Frame 1 (no input): blank canvas, image omitted
Frame 60 (the mouse pressed at the canvas centre just before this capture): blank canvas, image omitted
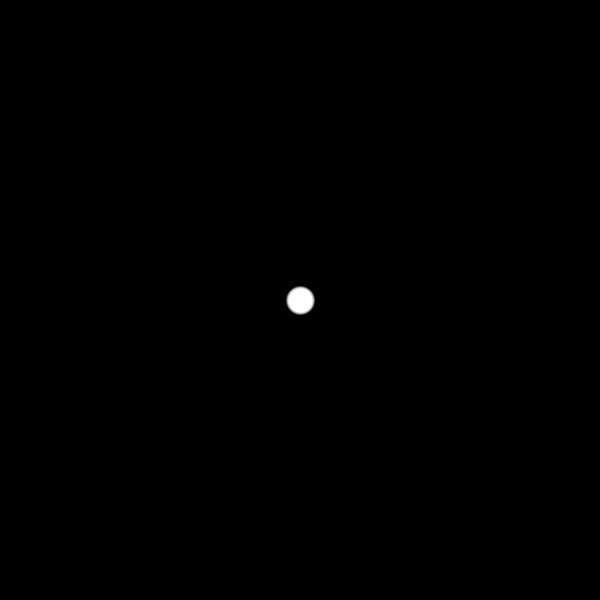
Frame 120 (the mouse held since frame 60 and released just before this capture)

The Processing sketch whose frames 1 and 60 were blank and that drew this single picture after the mouse press (run headless with seeded random() and noise(); from frame 60 on, the mouse is pressed at the canvas centre):

// Processing sketch: black_holes
// ── black_holes.pde
//SOURCE CODE: https://processing.org/examples/brightness.html

int count = 0;
boolean display = false;

float xCoord = random(600);
float yCoord = random(600);
float blackHoleSize = 200;


void setup() {
  size(600, 600);
  frameRate(30);
  smooth();
  background(0);
}

void draw(){
  loadPixels();

  if (display == true){
    if (blackHoleSize > 1){
      for (int x = 0; x < width; x++) {
      for (int y = 0; y < height; y++ ) {
          int loc = x + y * width;
          float r;
          r = red (pixels[loc]);
    
          // Calculate an amount to change brightness based on proximity to the mouse
          float d = dist(x, y, xCoord, yCoord);
          float adjustbrightness = 255*(blackHoleSize-d)/blackHoleSize;
          r += adjustbrightness;
          
          // Constrain RGB to make sure they are within 0-255 color range
          r = constrain(r, 0, 255);
    
          // Make a new color and set pixel in the window
          color c = color(r);
          pixels[y*width + x] = c;
      }
      }
  
    updatePixels();
    count += 1;
    blackHoleSize = blackHoleSize/1.05;
    } else{
      background(0);
      count = 0;
      blackHoleSize = 200;
      display = false;
    }
  }
}


void mousePressed(){
  display = true;
  xCoord = mouseX;
  yCoord = mouseY;
}

// ── blackHoles.pde
class Sprite {
  float x = width/2;
  float y = height/2;
  float spriteW = 0;
  float spriteH = spriteW;
  float size = 0;
  boolean display = true;
  int count = 0;


  Sprite(float xinit, float yinit, float size) {
    x = xinit;
    y = yinit;
    spriteW = size;
    spriteH = spriteW;
  }

  void displayBlackHole(float mouseX, float mouseY, float size) {
    //if (display == true){
    if (size > 1){
      for (int x = 0; x < width; x++) {
      for (int y = 0; y < height; y++ ) {
          int loc = x + y * width;
          float r;
          r = red (pixels[loc]);
    
          // Calculate an amount to change brightness based on proximity to the mouse
          float d = dist(x, y, mouseX, mouseY);
          float adjustbrightness = 255*(blackHoleSize-d)/blackHoleSize;
          r += adjustbrightness;
          
          // Constrain RGB to make sure they are within 0-255 color range
          r = constrain(r, 0, 255);
    
          // Make a new color and set pixel in the window
          color c = color(r);
          pixels[y*width + x] = c;
      }
      }
      updatePixels();
    }
    //}
  }
    
  void updateBlackHole(){
    count += 1;
    size = size/1.25;
    if (size < 1){
      background(0);
      count = 0;
      size = 200;
      display = false;
    }
  }
  
  void mousePressed(){
    display = true;
  }

  float getx() {
    return(x);
  }

  float gety() {
    return(y);
  }

  boolean checkBoundingBox(float mx, float my) {
    if (((mx < (x + spriteW/2)) && (mx > (x - spriteW/2))) && ((my < (y + spriteH/2)) && (my > (y - spriteH/2)))) {
      return(true);
    }
    return(false);
  }
  

}
